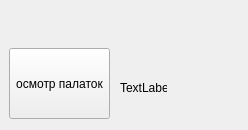
<?xml version="1.0" encoding="UTF-8"?>
<ui version="4.0">
 <class>MainWindow</class>
 <widget class="QMainWindow" name="MainWindow">
  <property name="geometry">
   <rect>
    <x>0</x>
    <y>0</y>
    <width>248</width>
    <height>130</height>
   </rect>
  </property>
  <property name="windowTitle">
   <string>MainWindow</string>
  </property>
  <widget class="QWidget" name="centralwidget">
   <widget class="QPushButton" name="pushButton">
    <property name="geometry">
     <rect>
      <x>9</x>
      <y>48</y>
      <width>101</width>
      <height>71</height>
     </rect>
    </property>
    <property name="text">
     <string>осмотр палаток</string>
    </property>
   </widget>
   <widget class="QLabel" name="label">
    <property name="geometry">
     <rect>
      <x>120</x>
      <y>80</y>
      <width>47</width>
      <height>16</height>
     </rect>
    </property>
    <property name="text">
     <string>TextLabel</string>
    </property>
   </widget>
  </widget>
 </widget>
 <resources/>
 <connections/>
</ui>
